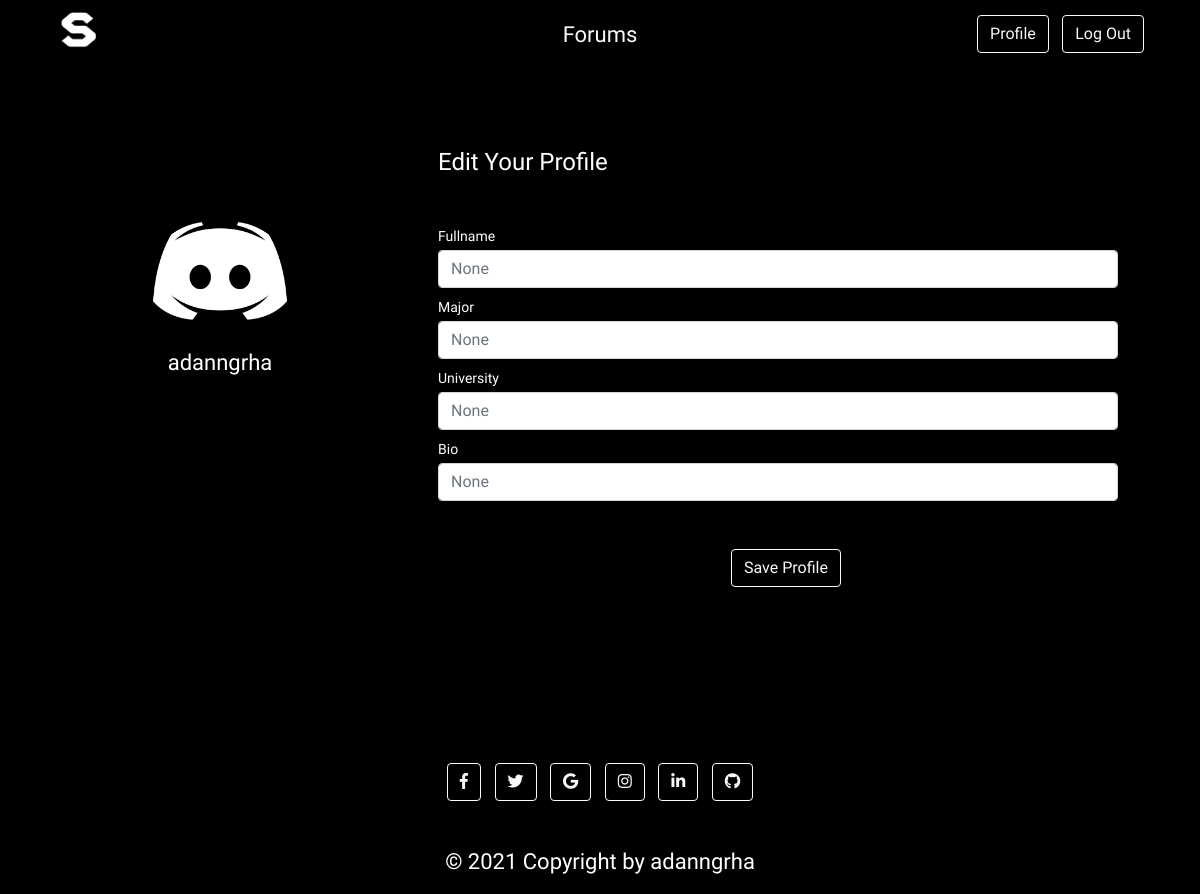
The app's page /edit-profile (signed in), older data.
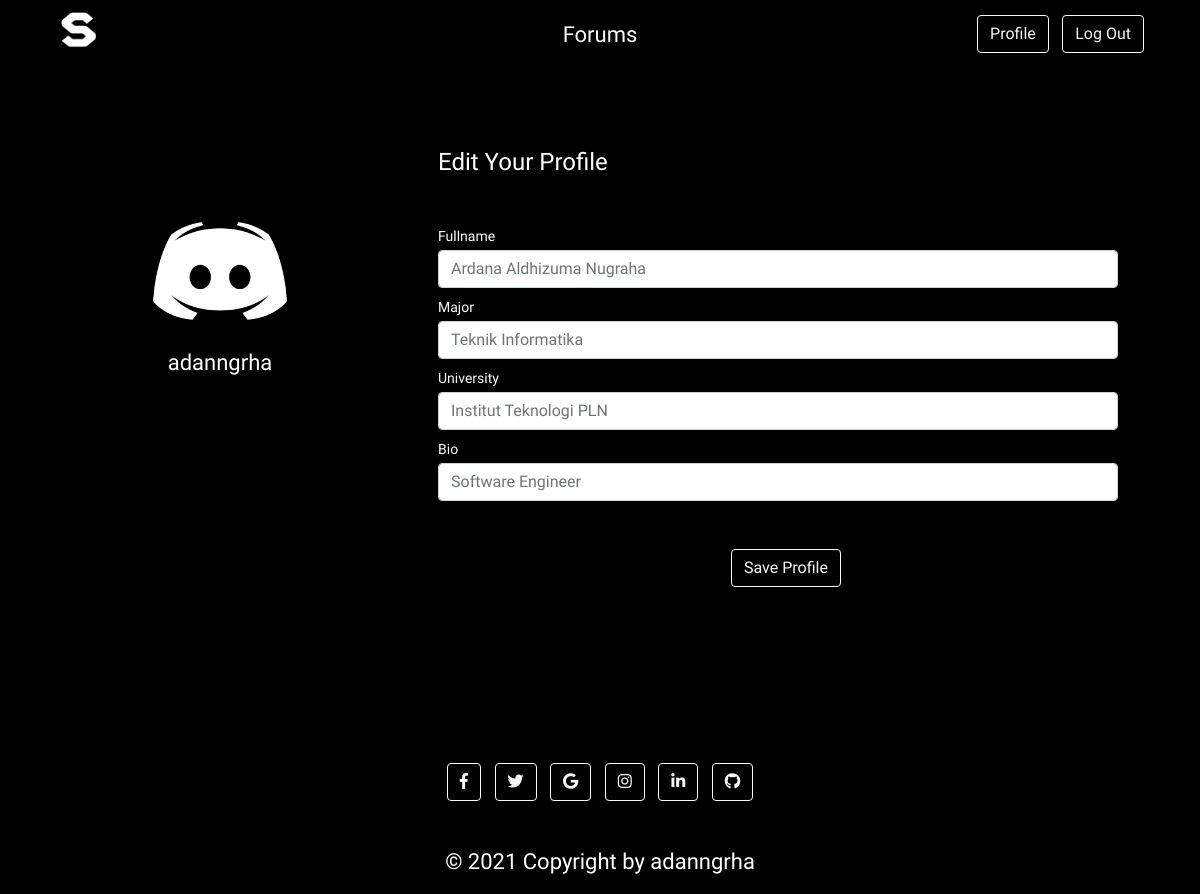
The same page, newer data.
### website/models.py (models this page shows)
class Users(db.Model, UserMixin):
    id = db.Column(db.Integer, primary_key=True)
    username = db.Column(db.String(255), unique=True)
    fullname = db.Column(db.String(255))
    password = db.Column(db.Text)
    major = db.Column(db.String(255))
    university = db.Column(db.String(255))
    bio = db.Column(db.Text)
    forums = db.relationship('Forums')
    comments = db.relationship('Comments')

### website/views.py (the view, shortened to what this page needs)
@views.route('/edit-profile', methods=['GET', 'POST'])
@login_required
def edit_profile():
    user_id = current_user.id
    users = Users.query.filter_by(id=user_id).first()
    return render_template("edit-profile.html", user=current_user, users=users)

### website/__init__.py (called while the page is built)
def create_app():
    app = Flask(__name__)
    app.config['SECRET_KEY'] = 'admin'
    app.config['SQLALCHEMY_DATABASE_URI'] = f'sqlite:///{DB_NAME}'
    app.config['SQLALCHEMY_TRACK_MODIFICATIONS'] = False
    db.init_app(app)
    from .views import views
    from .auth import auth
    app.register_blueprint(views, url_prefix='/')
    app.register_blueprint(auth, url_prefix='/')
    from .models import Users, Forums, Comments
    create_database(app)
    login_manager = LoginManager()
    login_manager.login_view = 'auth.login'
    login_manager.init_app(app)
    @login_manager.user_loader
    def load_user(id):
        return Users.query.get(int(id))
    return app

### website/templates/edit-profile.html (shortened to what this page needs)
{% extends "layout.html" %}
{% block main %}
        <div class="container rounded mt-5 mb-5 justify-content-center text-white">
            <div class="row">
                <div class="col-md-4 border-right">
                    <div class="d-flex flex-column align-items-center text-center p-3 py-5">
                        <img alt="" class="rounded-circle mt-5" width="150px" src="../static/img/discord.png">
                            <span class="font-weight-bold">{{users.username}}</span>
                    </div>
                </div>
                <div class="col-md-8 border-right">
                    <div class="p-3 py-5">
                        <div class="d-flex justify-content-between align-items-center mb-3">
                            <h4 class="text-right">Edit Your Profile</h4>
                        </div>
                        <form action="/edit-profile" method="post">
                            <div class="row mt-3">
                                <div class="row mt-3">
                                <div class="col-md-12">
                                    <label class="labels">Fullname</label>
                                    <input type="text" class="form-control" placeholder="{{users.fullname}}" name="fullname">
                                </div>
                                <div class="col-md-12">
                                    <label class="labels">Major</label>
                                    <input type="text" class="form-control" placeholder="{{users.major}}" name="major">
                                </div>
                                <div class="col-md-12">
                                    <label class="labels">University</label>
                                    <input type="text" class="form-control" placeholder="{{users.university}}" name="university">
                                </div>
                                <div class="col-md-12">
                                    <label class="labels">Bio</label>
                                    <input type="text" class="form-control" placeholder="{{users.bio}}" name="bio">
                                </div>
                                </div>
                            </div>
                            <div class="mt-5 text-center"><button class="btn  btn-outline-light me-2 profile-button" type="submit">Save Profile</button></div>
                        </form>
                    </div>
                </div>
            </div>
        </div>
{% endblock %}

Row changes from the older to the newer data that the page shows:
changed Users "adanngrha": fullname "None" → "Ardana Aldhizuma Nugraha"; major "None" → "Teknik Informatika"; university "None" → "Institut Teknologi PLN"; bio "None" → "Software Engineer"
